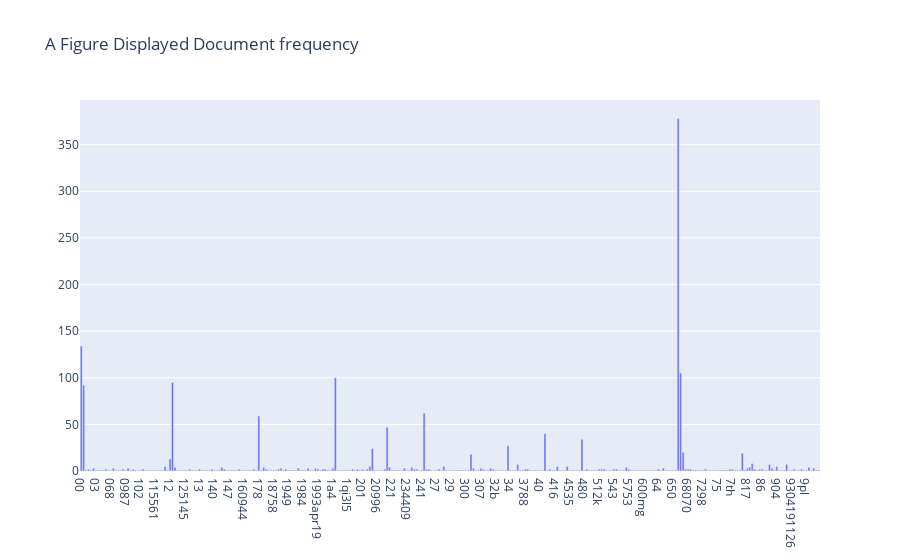

Here is the notebook cell this chart was saved with:
### Markdown cell above
### >>> **Exercise 13 (take home):**
If you want a nicer interactive visualization here, I would encourage you try to install and use plotly to achieve this.

### Code cell
# Answer here
import plotly.graph_objects as go

fig = go.Figure(
    data=[go.Bar(x=count_vect.get_feature_names_out()[:300], 
                 y=term_frequencies[:300])],
    layout_title_text="A Figure Displayed Document frequency"
)

fig.show()

### Figure 1 — Plotly figure (JSON) as saved in the notebook; plotly's stock layout.template omitted (floating-point values rounded to 4 significant figures; data arrays with more than 128 entries replaced by an {"elided": "..."} marker saying what was removed)
{"data": [{"type": "bar", "x": {"elided": "300 str values"}, "y": {"elided": "300 int values"}}], "layout": {"title": {"text": "A Figure Displayed Document frequency"}}}
